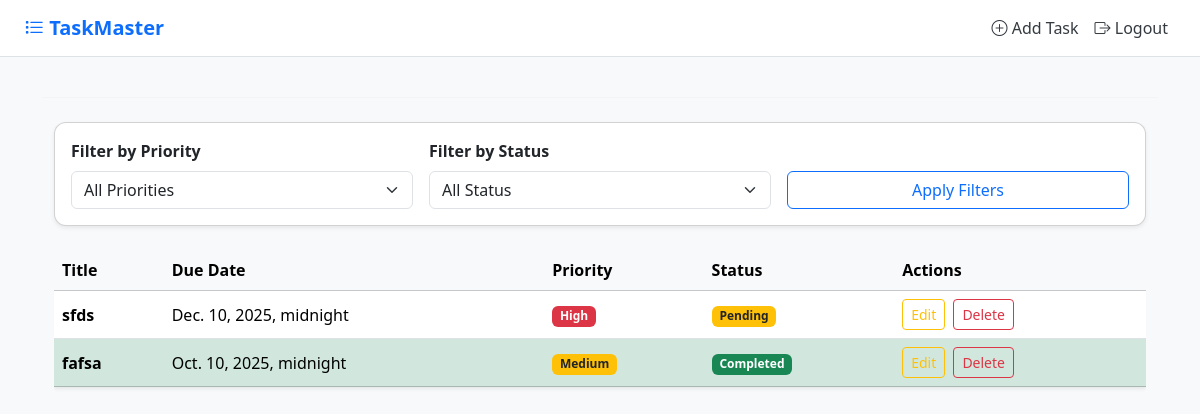
Before: / (signed in) with the older database file.
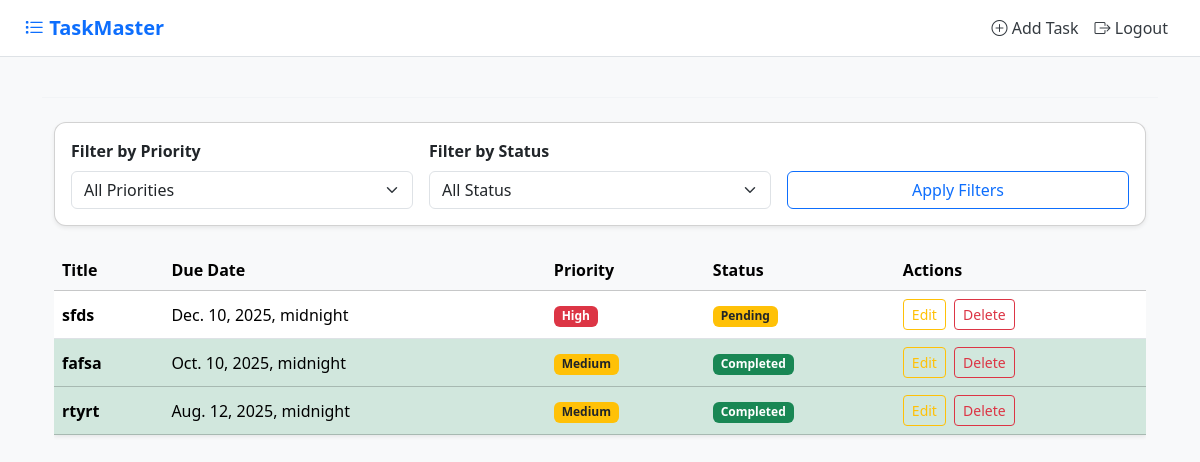
After: the same page with the newer database file.
### tasks/models.py (models this page shows, shortened)
class Task(models.Model):
    PRIORITY_CHOICES = (
        ('Low', 'Low'),
        ('Medium', 'Medium'),
        ('High', 'High'),
    )
    title = models.CharField(max_length=200)
    description = models.TextField(blank=True)
    due_date = models.DateTimeField()
    priority = models.CharField(max_length=10, choices=PRIORITY_CHOICES)
    completed = models.BooleanField(default=False)
    user = models.ForeignKey(User, on_delete=models.CASCADE)
    def is_overdue(self):
        return not self.completed and self.due_date < timezone.now()

### tasks/views.py (the view)
# urls.py: path('', views.task_list, name='task_list'),
@login_required
def task_list(request):
    tasks = Task.objects.filter(user=request.user)
    priority = request.GET.get('priority')
    completed = request.GET.get('completed')
    if priority:
        tasks = tasks.filter(priority=priority)
    if completed:
        tasks = tasks.filter(completed=(completed == 'True'))
    return render(request, 'tasks/task_list.html', {'tasks': tasks})

### tasks/templates/tasks/task_list.html (shortened to what this page needs)
{% extends 'tasks/base.html' %}
{% block content %}
<div class="container mt-4">
    <div class="card shadow-sm mb-4">
        <div class="card-body">
            <form method="get" class="row g-3">
                <div class="col-md-4">
                    <label class="form-label fw-semibold">Filter by Priority</label>
                    <select name="priority" class="form-select">
                        <option value="">All Priorities</option>
                    </select>
                </div>
                <div class="col-md-4">
                    <label class="form-label fw-semibold">Filter by Status</label>
                    <select name="completed" class="form-select">
                        <option value="">All Status</option>
                    </select>
                </div>
                <div class="col-md-4 d-flex align-items-end">
                    <button type="submit" class="btn btn-outline-primary w-100">Apply Filters</button>
                </div>
            </form>
        </div>
    </div>
    <div class="table-responsive">
        <table class="table table-hover align-middle shadow-sm">
            <thead class="table-light">
                <tr>
                    <th>Title</th>
                    <th>Due Date</th>
                    <th>Priority</th>
                    <th>Status</th>
                    <th>Actions</th>
                </tr>
            </thead>
            <tbody>
                {% for task in tasks %}
                    <tr class="{% if task.is_overdue %}table-danger{% elif task.completed %}table-success{% endif %}">
                        <td class="fw-semibold">{{ task.title }}</td>
                        <td>{{ task.due_date }}</td>
                        <td>
                            <span class="badge
                                {% if task.priority == 'High' %}bg-danger
                                {% elif task.priority == 'Medium' %}bg-warning text-dark
                                {% else %}bg-secondary{% endif %}">
                                {{ task.priority }}
                            </span>
                        </td>
                        <td>
                            {% if task.completed %}
                                <span class="badge bg-success">Completed</span>
                            {% else %}
                                <span class="badge bg-warning text-dark">Pending</span>
                            {% endif %}
                        </td>
                        <td>
                            <a href="{% url 'task_update' task.id %}" class="btn btn-sm btn-outline-warning me-1">Edit</a>
                            <a href="{% url 'task_delete' task.id %}" class="btn btn-sm btn-outline-danger">Delete</a>
                        </td>
                    </tr>
                {% empty %}
                    <tr>
                        <td colspan="5" class="text-center text-muted">No tasks found. Try adjusting filters or add a new task.</td>
                    </tr>
                {% endfor %}
            </tbody>
        </table>
    </div>
</div>
{% endblock %}

Changed rows visible on the page:
added Task: title "rtyrt", due_date "Aug. 12, 2025, midnight", priority "Medium", completed "Completed"
